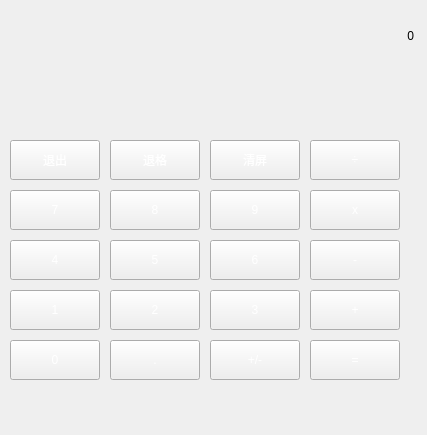
<?xml version="1.0" encoding="UTF-8"?>
<ui version="4.0">
 <class>Widget</class>
 <widget class="QWidget" name="Widget">
  <property name="geometry">
   <rect>
    <x>0</x>
    <y>0</y>
    <width>427</width>
    <height>435</height>
   </rect>
  </property>
  <property name="minimumSize">
   <size>
    <width>427</width>
    <height>435</height>
   </size>
  </property>
  <property name="maximumSize">
   <size>
    <width>427</width>
    <height>435</height>
   </size>
  </property>
  <property name="windowTitle">
   <string>计数器</string>
  </property>
  <property name="windowIcon">
   <iconset resource="re.qrc">
    <normaloff>:/res/jsq.jpg</normaloff>:/res/jsq.jpg</iconset>
  </property>
  <property name="autoFillBackground">
   <bool>false</bool>
  </property>
  <property name="styleSheet">
   <string notr="true">#frame { 
	border-image: url(:/res/siverbg.png);
}

#frame * {
	border-image:url();
}
#n0Buttom:pressed{
	border-image: url(:/res/siverbg.png);
}</string>
  </property>
  <widget class="QFrame" name="frame">
   <property name="geometry">
    <rect>
     <x>-10</x>
     <y>-10</y>
     <width>451</width>
     <height>471</height>
    </rect>
   </property>
   <property name="styleSheet">
    <string notr="true"/>
   </property>
   <property name="frameShape">
    <enum>QFrame::StyledPanel</enum>
   </property>
   <property name="frameShadow">
    <enum>QFrame::Raised</enum>
   </property>
   <widget class="QPushButton" name="n7Buttom">
    <property name="geometry">
     <rect>
      <x>20</x>
      <y>200</y>
      <width>90</width>
      <height>40</height>
     </rect>
    </property>
    <property name="styleSheet">
     <string notr="true">border-image: url(:/res/d3btn-a.gif);
color: rgb(255, 255, 255);
font: 13pt &quot;微软雅黑&quot;;
</string>
    </property>
    <property name="text">
     <string>7</string>
    </property>
   </widget>
   <widget class="QPushButton" name="n8Buttom">
    <property name="geometry">
     <rect>
      <x>120</x>
      <y>200</y>
      <width>90</width>
      <height>40</height>
     </rect>
    </property>
    <property name="styleSheet">
     <string notr="true">border-image: url(:/res/d3btn-a.gif);
color: rgb(255, 255, 255);
font: 13pt &quot;微软雅黑&quot;;
</string>
    </property>
    <property name="text">
     <string>8</string>
    </property>
   </widget>
   <widget class="QPushButton" name="n9Buttom">
    <property name="geometry">
     <rect>
      <x>220</x>
      <y>200</y>
      <width>90</width>
      <height>40</height>
     </rect>
    </property>
    <property name="styleSheet">
     <string notr="true">border-image: url(:/res/d3btn-a.gif);
color: rgb(255, 255, 255);
font: 13pt &quot;微软雅黑&quot;;
</string>
    </property>
    <property name="text">
     <string>9</string>
    </property>
   </widget>
   <widget class="QPushButton" name="n4Buttom">
    <property name="geometry">
     <rect>
      <x>20</x>
      <y>250</y>
      <width>90</width>
      <height>40</height>
     </rect>
    </property>
    <property name="styleSheet">
     <string notr="true">border-image: url(:/res/d3btn-a.gif);
color: rgb(255, 255, 255);
font: 13pt &quot;微软雅黑&quot;;
</string>
    </property>
    <property name="text">
     <string>4</string>
    </property>
   </widget>
   <widget class="QPushButton" name="n5Buttom">
    <property name="geometry">
     <rect>
      <x>120</x>
      <y>250</y>
      <width>90</width>
      <height>40</height>
     </rect>
    </property>
    <property name="styleSheet">
     <string notr="true">border-image: url(:/res/d3btn-a.gif);
color: rgb(255, 255, 255);
font: 13pt &quot;微软雅黑&quot;;
</string>
    </property>
    <property name="text">
     <string>5</string>
    </property>
   </widget>
   <widget class="QPushButton" name="n6Buttom">
    <property name="geometry">
     <rect>
      <x>220</x>
      <y>250</y>
      <width>90</width>
      <height>40</height>
     </rect>
    </property>
    <property name="styleSheet">
     <string notr="true">border-image: url(:/res/d3btn-a.gif);
color: rgb(255, 255, 255);
font: 13pt &quot;微软雅黑&quot;;
</string>
    </property>
    <property name="text">
     <string>6</string>
    </property>
   </widget>
   <widget class="QPushButton" name="n1Buttom">
    <property name="geometry">
     <rect>
      <x>20</x>
      <y>300</y>
      <width>90</width>
      <height>40</height>
     </rect>
    </property>
    <property name="styleSheet">
     <string notr="true">border-image: url(:/res/d3btn-a.gif);
color: rgb(255, 255, 255);
font: 13pt &quot;微软雅黑&quot;;
</string>
    </property>
    <property name="text">
     <string>1</string>
    </property>
   </widget>
   <widget class="QPushButton" name="n2Buttom">
    <property name="geometry">
     <rect>
      <x>120</x>
      <y>300</y>
      <width>90</width>
      <height>40</height>
     </rect>
    </property>
    <property name="styleSheet">
     <string notr="true">border-image: url(:/res/d3btn-a.gif);
color: rgb(255, 255, 255);
font: 13pt &quot;微软雅黑&quot;;
</string>
    </property>
    <property name="text">
     <string>2</string>
    </property>
   </widget>
   <widget class="QPushButton" name="n3Buttom">
    <property name="geometry">
     <rect>
      <x>220</x>
      <y>300</y>
      <width>90</width>
      <height>40</height>
     </rect>
    </property>
    <property name="styleSheet">
     <string notr="true">border-image: url(:/res/d3btn-a.gif);
color: rgb(255, 255, 255);
font: 13pt &quot;微软雅黑&quot;;
</string>
    </property>
    <property name="text">
     <string>3</string>
    </property>
   </widget>
   <widget class="QPushButton" name="n0Buttom">
    <property name="geometry">
     <rect>
      <x>20</x>
      <y>350</y>
      <width>90</width>
      <height>40</height>
     </rect>
    </property>
    <property name="styleSheet">
     <string notr="true">border-image: url(:/res/d3btn-a.gif);
color: rgb(255, 255, 255);
font: 13pt &quot;微软雅黑&quot;;
</string>
    </property>
    <property name="text">
     <string>0</string>
    </property>
   </widget>
   <widget class="QPushButton" name="npButtom">
    <property name="geometry">
     <rect>
      <x>120</x>
      <y>350</y>
      <width>90</width>
      <height>40</height>
     </rect>
    </property>
    <property name="styleSheet">
     <string notr="true">border-image: url(:/res/d3btn-a.gif);
color: rgb(255, 255, 255);
font: 13pt &quot;微软雅黑&quot;;
</string>
    </property>
    <property name="text">
     <string>.</string>
    </property>
   </widget>
   <widget class="QPushButton" name="minusButtom">
    <property name="geometry">
     <rect>
      <x>220</x>
      <y>350</y>
      <width>90</width>
      <height>40</height>
     </rect>
    </property>
    <property name="styleSheet">
     <string notr="true">border-image: url(:/res/d3btn-a.gif);
color: rgb(255, 255, 255);
font: 13pt &quot;微软雅黑&quot;;
</string>
    </property>
    <property name="text">
     <string>+/-</string>
    </property>
   </widget>
   <widget class="QPushButton" name="multiButtom">
    <property name="geometry">
     <rect>
      <x>320</x>
      <y>200</y>
      <width>90</width>
      <height>40</height>
     </rect>
    </property>
    <property name="styleSheet">
     <string notr="true">border-image: url(:/res/d2btn-a.gif);
color: rgb(255, 255, 255);
font: 13pt &quot;微软雅黑&quot;;
</string>
    </property>
    <property name="text">
     <string>x</string>
    </property>
   </widget>
   <widget class="QPushButton" name="subButtom">
    <property name="geometry">
     <rect>
      <x>320</x>
      <y>250</y>
      <width>90</width>
      <height>40</height>
     </rect>
    </property>
    <property name="styleSheet">
     <string notr="true">border-image: url(:/res/d2btn-a.gif);
color: rgb(255, 255, 255);
font: 13pt &quot;微软雅黑&quot;;
</string>
    </property>
    <property name="text">
     <string>-</string>
    </property>
   </widget>
   <widget class="QPushButton" name="addButtom">
    <property name="geometry">
     <rect>
      <x>320</x>
      <y>300</y>
      <width>90</width>
      <height>40</height>
     </rect>
    </property>
    <property name="styleSheet">
     <string notr="true">border-image: url(:/res/d2btn-a.gif);
color: rgb(255, 255, 255);
font: 13pt &quot;微软雅黑&quot;;
</string>
    </property>
    <property name="text">
     <string>+</string>
    </property>
   </widget>
   <widget class="QPushButton" name="equalButtom">
    <property name="geometry">
     <rect>
      <x>320</x>
      <y>350</y>
      <width>90</width>
      <height>40</height>
     </rect>
    </property>
    <property name="styleSheet">
     <string notr="true">color: rgb(255, 255, 255);
font: 13pt &quot;微软雅黑&quot;;
border-image: url(:/res/d4btn-a.gif);</string>
    </property>
    <property name="text">
     <string>=</string>
    </property>
   </widget>
   <widget class="QPushButton" name="divisionButtom">
    <property name="geometry">
     <rect>
      <x>320</x>
      <y>150</y>
      <width>90</width>
      <height>40</height>
     </rect>
    </property>
    <property name="styleSheet">
     <string notr="true">border-image: url(:/res/d2btn-a.gif);
color: rgb(255, 255, 255);
font: 13pt &quot;微软雅黑&quot;;
</string>
    </property>
    <property name="text">
     <string>÷</string>
    </property>
   </widget>
   <widget class="QPushButton" name="cleanButtom">
    <property name="geometry">
     <rect>
      <x>220</x>
      <y>150</y>
      <width>90</width>
      <height>40</height>
     </rect>
    </property>
    <property name="styleSheet">
     <string notr="true">border-image: url(:/res/d0btn-a.gif);
color: rgb(255, 255, 255);
font: 13pt &quot;微软雅黑&quot;;
</string>
    </property>
    <property name="text">
     <string>清屏</string>
    </property>
   </widget>
   <widget class="QPushButton" name="delButtom">
    <property name="geometry">
     <rect>
      <x>120</x>
      <y>150</y>
      <width>90</width>
      <height>40</height>
     </rect>
    </property>
    <property name="styleSheet">
     <string notr="true">border-image: url(:/res/d0btn-a.gif);
color: rgb(255, 255, 255);
font: 13pt &quot;微软雅黑&quot;;
</string>
    </property>
    <property name="text">
     <string>退格</string>
    </property>
   </widget>
   <widget class="QPushButton" name="quitButtom">
    <property name="geometry">
     <rect>
      <x>20</x>
      <y>150</y>
      <width>90</width>
      <height>40</height>
     </rect>
    </property>
    <property name="styleSheet">
     <string notr="true">border-image: url(:/res/d1btn-a.gif);
color: rgb(255, 255, 255);
font: 13pt &quot;微软雅黑&quot;;
</string>
    </property>
    <property name="text">
     <string>退出</string>
    </property>
   </widget>
   <widget class="QLabel" name="displayLabel">
    <property name="geometry">
     <rect>
      <x>23</x>
      <y>30</y>
      <width>401</width>
      <height>31</height>
     </rect>
    </property>
    <property name="styleSheet">
     <string notr="true">color: rgb(0, 0, 0);
font: 21pt &quot;微软雅黑&quot;;
text-align:right;
</string>
    </property>
    <property name="text">
     <string>0</string>
    </property>
    <property name="alignment">
     <set>Qt::AlignRight|Qt::AlignTrailing|Qt::AlignVCenter</set>
    </property>
   </widget>
  </widget>
 </widget>
 <layoutdefault spacing="6" margin="11"/>
 <resources>
  <include location="re.qrc"/>
 </resources>
 <connections/>
</ui>
